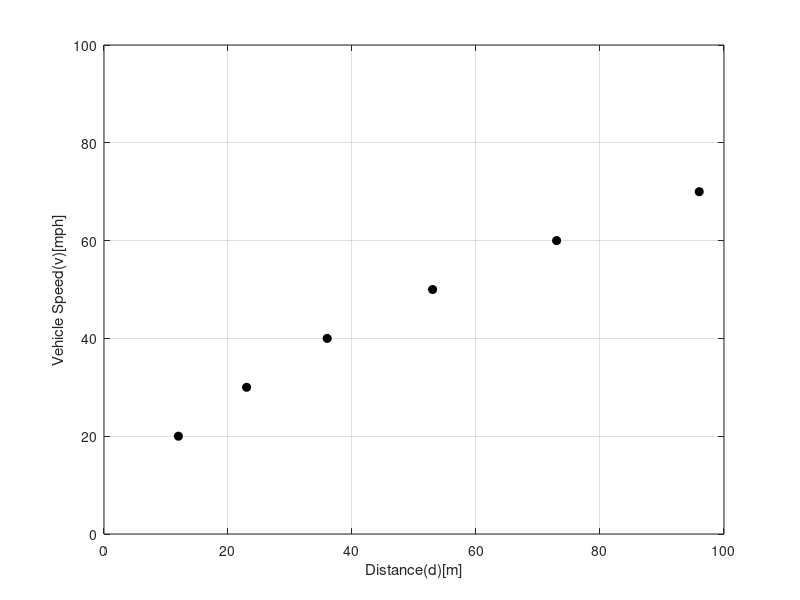

MATLAB code to generate this figure:
%{

Name: Nghia Lam 
ID: 1001699317

Chapter 17 Question 14

VehicleSpeed = (v)[mph]
Reaction = (d)[m]
Braking = (d)[m]

%}
clc 
clear

%Values
VehicleSpeed = [20 30 40 50 60 70];
Reaction = [6 9 12 15 18 21];
Braking = [6 14 24 38 55 75];

%Write a for loop so that I don't have to add every distance
for i = 1:1:6
    TotalDistance(i) = Reaction(i)+Braking(i);
end

title('Distance covered when Braking and Reacting at a certain Velocity')
plot(TotalDistance,VehicleSpeed,'ko','MarkerFaceColor','k');
xlabel('Distance(d)[m]');
ylabel('Vehicle Speed(v)[mph]');

axis([0 100 0 100])
grid on





    
    